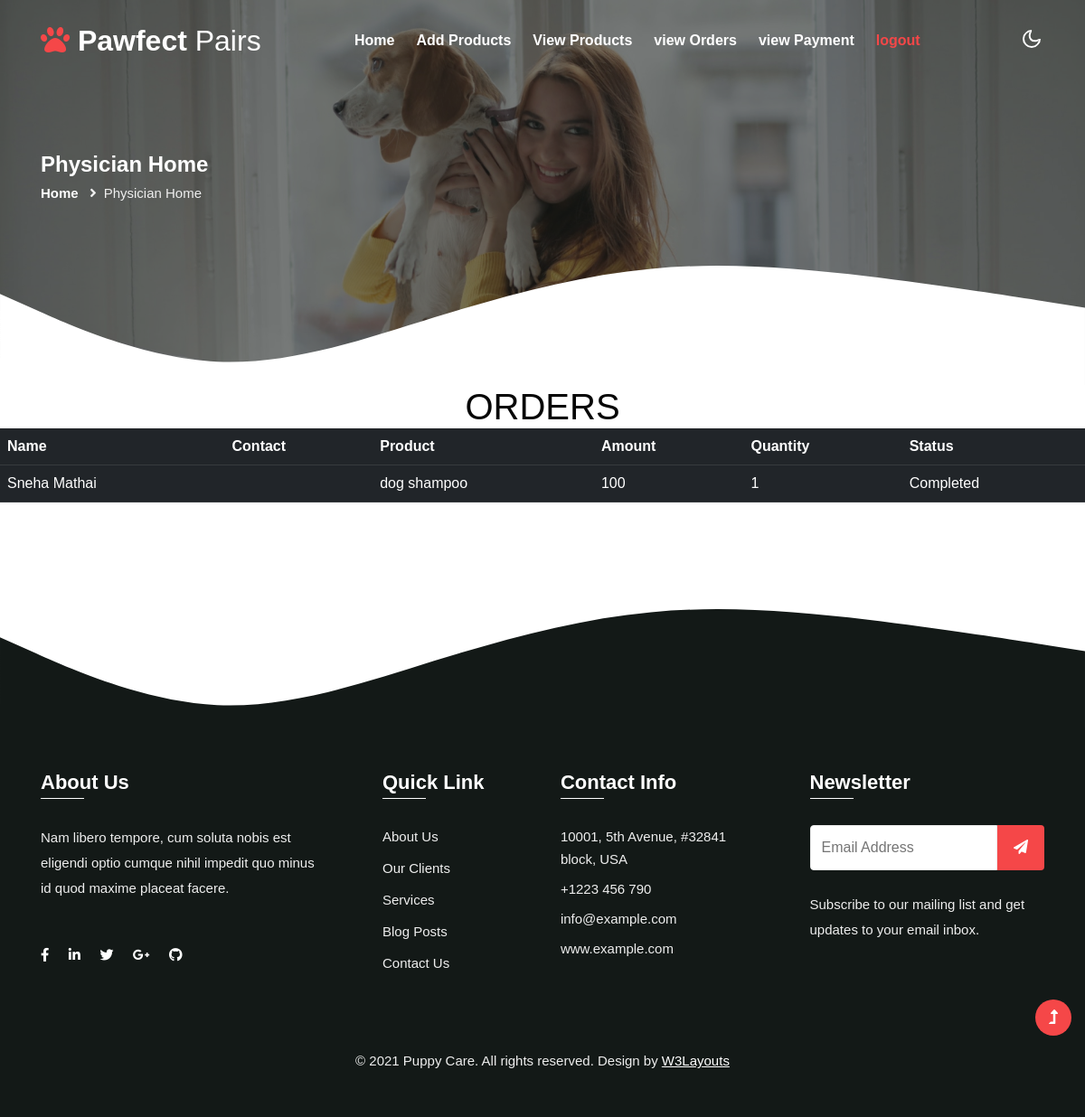
The page /phyVOrders on the database its author committed.
### breederapp/models.py (models this page shows)
class Cart(models.Model):
    pid = models.ForeignKey(Products,on_delete=models.CASCADE)
    uid = models.ForeignKey(Customer,on_delete=models.CASCADE)
    qty = models.IntegerField()
    amt = models.IntegerField()
    status = models.CharField(max_length=20)

class Customer(models.Model):
    name = models.CharField(max_length=255)
    email = models.EmailField()
    place = models.CharField(max_length=255)
    phone = models.CharField(max_length=20)
    district = models.CharField(max_length=255)
    password=models.CharField(max_length=100,default=0)
    status=models.CharField(max_length=100,default='pending')
    user=models.ForeignKey(Login,on_delete=models.CASCADE,null=True)

class Products(models.Model):
    name = models.CharField(max_length=20)
    price = models.CharField(max_length=20)
    desc = models.CharField(max_length=20)
    img = models.ImageField(null=True)

### breederapp/views.py (the view)
# urls.py: path('phyVOrders',views.phyVOrders),
def phyVOrders(request):
    data = Cart.objects.all()
    return render(request,"phyVOrders.html",{"data":data})

### templates/phyVOrders.html
{% extends 'phyBase.html' %}
{% load static %}
{% block header %}
<section class="inner-banner py-5">
    <div class="w3l-breadcrumb py-lg-5">
        <div class="container pt-4 pb-sm-4">
            <h4 class="inner-text-title font-weight-bold pt-sm-5 pt-4">Physician Home</h4>
            <ul class="breadcrumbs-custom-path">
                <li><a href="../adminhome">Home</a></li>
                <li class="active"><i class="fas fa-angle-right mx-2"></i>Physician Home</li>
            </ul>
        </div>
    </div>
    <div class="shape">
        <svg xmlns="{% static 'http://www.w3.org/2000/svg' %}" viewBox="0 0 1440 280">
            <path fill-opacity="1">
                <animate attributeName="d" dur="20000ms" repeatCount="indefinite"
                    values="M0,160L48,181.3C96,203,192,245,288,261.3C384,277,480,267,576,234.7C672,203,768,149,864,117.3C960,85,1056,75,1152,90.7C1248,107,1344,149,1392,170.7L1440,192L1440,320L1392,320C1344,320,1248,320,1152,320C1056,320,960,320,864,320C768,320,672,320,576,320C480,320,384,320,288,320C192,320,96,320,48,320L0,320Z; M0,160L48,181.3C96,203,192,245,288,234.7C384,224,480,160,576,133.3C672,107,768,117,864,138.7C960,160,1056,192,1152,197.3C1248,203,1344,181,1392,170.7L1440,160L1440,320L1392,320C1344,320,1248,320,1152,320C1056,320,960,320,864,320C768,320,672,320,576,320C480,320,384,320,288,320C192,320,96,320,48,320L0,320Z;												 M0,64L48,74.7C96,85,192,107,288,133.3C384,160,480,192,576,170.7C672,149,768,75,864,80C960,85,1056,171,1152,181.3C1248,192,1344,128,1392,96L1440,64L1440,320L1392,320C1344,320,1248,320,1152,320C1056,320,960,320,864,320C768,320,672,320,576,320C480,320,384,320,288,320C192,320,96,320,48,320L0,320Z;
                                             M0,160L48,181.3C96,203,192,245,288,261.3C384,277,480,267,576,234.7C672,203,768,149,864,117.3C960,85,1056,75,1152,90.7C1248,107,1344,149,1392,170.7L1440,192L1440,320L1392,320C1344,320,1248,320,1152,320C1056,320,960,320,864,320C768,320,672,320,576,320C480,320,384,320,288,320C192,320,96,320,48,320L0,320Z;" />
            </path>
        </svg>
    </div>
</section>
<center><h1 style="font-family: 'Franklin Gothic Medium', 'Arial Narrow', Arial, sans-serif;">ORDERS</h1></center>
<table class="table table-hover table-primary table-dark">
    <tr>
        <th>Name</th>
        <th>Contact</th>
        <th>Product</th>
        <th>Amount</th>
        <th>Quantity</th>
        <th>Status</th>
    </tr>
    {% for d in data %}
    <tr>
        <td>{{d.uid.name}}</td>
        <td>{{d.uid.phonep}}</td>
        <td>{{d.pid.name}}</td>
        <td>{{d.amt}}</td>
        <td>{{d.qty}}</td>
        <td>{{d.status}}</td>
    </tr>
    {% endfor %}
</table>
{% endblock %}

### rows shown on the page
Cart: uid.name "Sneha Mathai", pid.name "dog shampoo", amt "100", qty "1", status "Completed"
